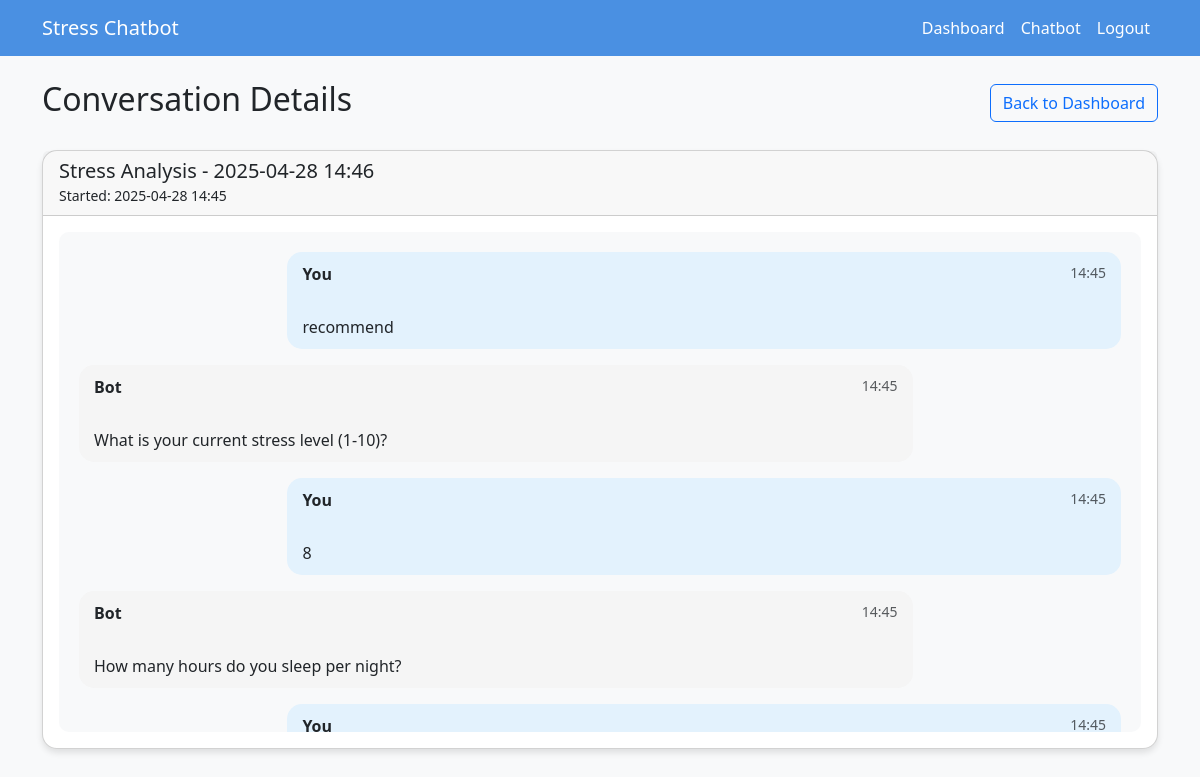
Page /conversation/7 (signed in) on the committed database.
### app.py (models this page shows)
class Conversation(db.Model):
    id = db.Column(db.Integer, primary_key=True)
    user_id = db.Column(db.Integer, db.ForeignKey('user.id'), nullable=False)
    start_time = db.Column(db.DateTime, default=datetime.utcnow)
    end_time = db.Column(db.DateTime)
    summary = db.Column(db.String(200))
    messages = db.relationship('ChatMessage', backref='conversation', lazy=True)

class ChatMessage(db.Model):
    id = db.Column(db.Integer, primary_key=True)
    conversation_id = db.Column(db.Integer, db.ForeignKey('conversation.id'), nullable=False)
    timestamp = db.Column(db.DateTime, default=datetime.utcnow)
    sender = db.Column(db.String(10))  # 'user' or 'bot'
    content = db.Column(db.Text)

### app.py (the view)
@app.route('/conversation/<int:conversation_id>')
@login_required
def view_conversation(conversation_id):
    conversation = Conversation.query.get_or_404(conversation_id)
    if conversation.user_id != current_user.id:
        flash('Access denied')
        return redirect(url_for('dashboard'))
    return render_template('conversation.html', conversation=conversation)

### app.py (called while the page is built)
@login_manager.user_loader
def load_user(user_id):
    return User.query.get(int(user_id))

### templates/conversation.html (shortened to what this page needs)
{% extends "base.html" %}
{% block content %}
<div class="row">
    <div class="col-md-12">
        <div class="d-flex justify-content-between align-items-center mb-4">
            <h2>Conversation Details</h2>
            <a href="{{ url_for('dashboard') }}" class="btn btn-outline-primary">Back to Dashboard</a>
        </div>
        <div class="card">
            <div class="card-header">
                <h5 class="mb-0">{{ conversation.summary }}</h5>
                <small>Started: {{ conversation.start_time.strftime('%Y-%m-%d %H:%M') }}</small>
            </div>
            <div class="card-body">
                <div class="chat-container" style="height: 500px; overflow-y: auto;">
                    {% for message in conversation.messages|sort(attribute='timestamp') %}
                        <div class="message mb-3 {% if message.sender == 'user' %}user-message{% else %}bot-message{% endif %}">
                            <div class="message-header">
                                <strong>{% if message.sender == 'user' %}You{% else %}Bot{% endif %}</strong>
                                <small class="text-muted">{{ message.timestamp.strftime('%H:%M') }}</small>
                            </div>
                            <div class="message-content">
                                {{ message.content|replace('\n', '<br>')|safe }}
                            </div>
                        </div>
                    {% endfor %}
                </div>
            </div>
        </div>
    </div>
</div>
{% endblock %}

### templates/base.html (style rules this page uses)
body { background-color: #f8f9fa; }
.card { border-radius: 15px; box-shadow: 0 4px 6px rgba(0, 0, 0, 0.1); }

### templates/conversation.html (style rules this page uses)
.chat-container { background-color: #f8f9fa; padding: 20px; border-radius: 10px; }
.message { max-width: 80%; padding: 10px 15px; border-radius: 15px; margin-bottom: 10px; }
.user-message { background-color: #e3f2fd; margin-left: auto; }
.bot-message { background-color: #f5f5f5; margin-right: auto; }
.message-header { display: flex; justify-content: space-between; margin-bottom: 5px; }
.message-content { white-space: pre-line; }

### rows in the picture
Conversation: summary "Stress Analysis - 2025-04-28 14:46", start_time "2025-04-28 14:45"
ChatMessage: sender "You", timestamp "14:45", content "recommend"
ChatMessage: sender "Bot", timestamp "14:45", content "What is your current stress level (1-10)?"
ChatMessage: sender "You", timestamp "14:45", content "8"
ChatMessage: sender "Bot", timestamp "14:45", content "How many hours do you sleep per night?"
ChatMessage: sender "You", timestamp "14:45"
